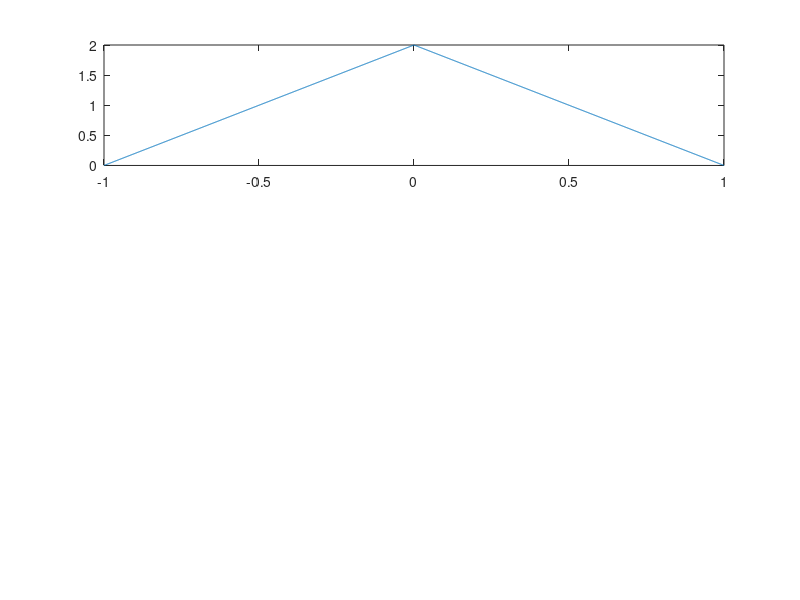

Reproduce this figure in MATLAB. (Note: this script raises an error after producing the figure.)
% dt = 0.0001;
% Freq = -1:dt:1;
% Ampl = 2*(1 - abs(Freq));

% subplot(4, 1, 1);
% plot(Freq, Ampl);

% length(Ampl)

% subplot(4, 1, 2);
% fc = 250;
% time = -1:dt:1;
% cs = cos(2*pi*fc*time);

% [freq, CS] = getFFT(cs, dt);

% length(CS)

% plot(freq, CS);

% subplot(4, 1, 3);

% [freq_c, ampl_c] = contconv(CS, Ampl, freq, Freq, dt);

% plot(freq_c, ampl_c);

% length(ampl_c)

% print -dpng jbd.png



dt = 0.001;

fr_tr = -1:dt:1;
tr = 2*(1 - abs(fr_tr));

subplot(3, 1, 1);
plot(fr_tr, tr);

fc = 250;
time_cos = -1:dt:1;
ampl_cos = cos(2*pi*fc*time_cos);

[mag_cos, fr_cos, dsf] = contFT(ampl_cos, time_cos(1), dt, 0.01);
subplot(3, 1, 2);
% plot(time_cos, ampl_cos);
% fr_cos
plot(fr_cos, abs(mag_cos));
xlim([-500, 500]);

[fr_conv, am_conv] = contconv(tr, abs(mag_cos), fr_tr(1), fr_cos(1), dsf);

subplot(3, 1, 3);
plot(fr_conv, am_conv);

xlim([-400, 400]);
set(gca,'XTick',[-400:50:400]);
print -dpng 2.png